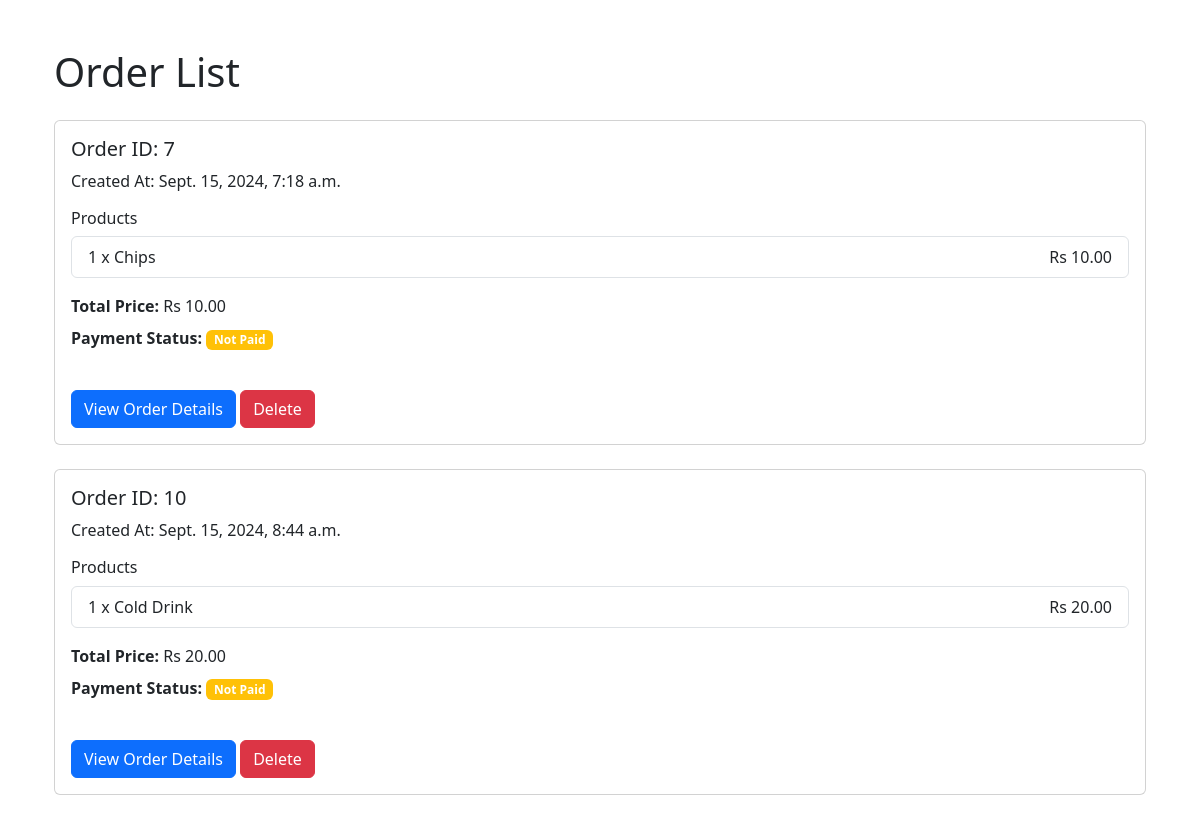
The app's page /order_list/ with its own data.
### store/models.py (models this page shows, shortened)
class Order(models.Model):
    created_at = models.DateTimeField(auto_now_add=True)
    transaction_id = models.CharField(max_length=20, null=True)
    paid = models.BooleanField(default=False)
    def total_price(self):
        return sum(item.product.price * item.quantity for item in self.items.all())

class OrderItem(models.Model):
    order = models.ForeignKey(Order, related_name='items', on_delete=models.CASCADE)
    product = models.ForeignKey(Product, on_delete=models.CASCADE)
    quantity = models.PositiveIntegerField()

class Product(models.Model):
    name = models.CharField(max_length=100)
    price = models.DecimalField(max_digits=10, decimal_places=2)
    image = models.ImageField(upload_to='images/', blank=True, null=True)

### store/views.py (the view)
# urls.py: path('order_list/', views.order_list, name='order_list'),
def order_list(request):
    orders = Order.objects.all()
    return render(request, 'store/order_list.html', {'orders': orders})

### store/templates/store/order_list.html (shortened to what this page needs)
{% extends 'store/base.html' %}
{% block content %}
<div class="container mt-5">
    <h1 class="mb-4">Order List</h1>
    {% for order in orders %}
    <div class="card mb-4">
        <div class="card-body">
            <h5 class="card-title">Order ID: {{ order.id }}</h5>
            <p class="card-text">Created At: {{ order.created_at }}</p>
            <h6>Products</h6>
            <ul class="list-group mb-3">
                {% for item in order.items.all %}
                <li class="list-group-item d-flex justify-content-between align-items-center">
                    {{ item.quantity }} x {{ item.product.name }}
                    <span>Rs {{ item.product.price }}</span>
                </li>
                {% endfor %}
            </ul>
            <p class="mb-2"><strong>Total Price:</strong> Rs {{ order.total_price }}</p>
            <p><strong>Payment Status:</strong>
                <span class="badge {% if order.paid %}bg-success{% else %}bg-warning{% endif %}">
                    {% if order.paid %}Paid{% else %}Not Paid{% endif %}
                </span>
            </p>
            <a href="{% url 'order_detail' order.id %}" class="btn btn-primary mt-4">View Order Details</a>
            <form method="post" action="{% url 'delete_order' order.id %}" class="d-inline">
                <button type="submit" class="btn btn-danger mt-4" onclick="return confirm('Are you sure you want to delete this order?');">Delete</button>
            </form>
        </div>
    </div>
    {% empty %}
    <p>No orders found.</p>
    {% endfor %}
</div>
{% endblock %}

### records on screen
Order: id "7", created_at "Sept. 15, 2024, 7:18 a.m.", total_price "10.00", paid "Not Paid"
OrderItem: quantity "1", product.name "Chips", product.price "10.00"
Order: id "10", created_at "Sept. 15, 2024, 8:44 a.m.", total_price "20.00", paid "Not Paid"
OrderItem: quantity "1", product.name "Cold Drink", product.price "20.00"
